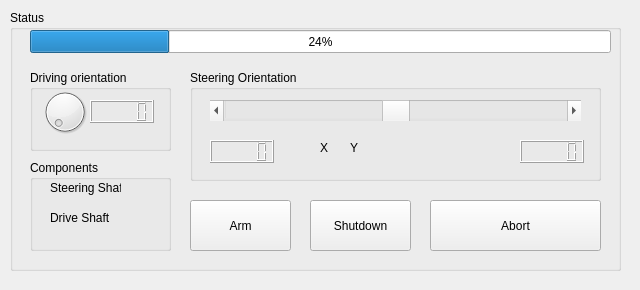
<?xml version="1.0" encoding="UTF-8"?>
<ui version="4.0">
 <class>ATVWindow</class>
 <widget class="QWidget" name="ATVWindow">
  <property name="geometry">
   <rect>
    <x>0</x>
    <y>0</y>
    <width>640</width>
    <height>290</height>
   </rect>
  </property>
  <property name="windowTitle">
   <string>ATV</string>
  </property>
  <widget class="QGroupBox" name="groupBox">
   <property name="geometry">
    <rect>
     <x>10</x>
     <y>10</y>
     <width>611</width>
     <height>261</height>
    </rect>
   </property>
   <property name="title">
    <string>Status</string>
   </property>
   <widget class="QProgressBar" name="progressBar">
    <property name="geometry">
     <rect>
      <x>20</x>
      <y>20</y>
      <width>581</width>
      <height>23</height>
     </rect>
    </property>
    <property name="value">
     <number>24</number>
    </property>
   </widget>
   <widget class="QGroupBox" name="groupBox_4">
    <property name="enabled">
     <bool>true</bool>
    </property>
    <property name="geometry">
     <rect>
      <x>180</x>
      <y>60</y>
      <width>411</width>
      <height>111</height>
     </rect>
    </property>
    <property name="title">
     <string>Steering Orientation</string>
    </property>
    <widget class="QScrollBar" name="horizontalScrollBar">
     <property name="geometry">
      <rect>
       <x>20</x>
       <y>30</y>
       <width>371</width>
       <height>21</height>
      </rect>
     </property>
     <property name="minimum">
      <number>-60</number>
     </property>
     <property name="maximum">
      <number>60</number>
     </property>
     <property name="tracking">
      <bool>true</bool>
     </property>
     <property name="orientation">
      <enum>Qt::Horizontal</enum>
     </property>
     <property name="invertedControls">
      <bool>true</bool>
     </property>
    </widget>
    <widget class="QLCDNumber" name="lcdNumber">
     <property name="geometry">
      <rect>
       <x>330</x>
       <y>70</y>
       <width>64</width>
       <height>23</height>
      </rect>
     </property>
    </widget>
    <widget class="QLCDNumber" name="lcdNumber_3">
     <property name="geometry">
      <rect>
       <x>20</x>
       <y>70</y>
       <width>64</width>
       <height>23</height>
      </rect>
     </property>
    </widget>
    <widget class="QLabel" name="label_3">
     <property name="geometry">
      <rect>
       <x>130</x>
       <y>70</y>
       <width>16</width>
       <height>16</height>
      </rect>
     </property>
     <property name="text">
      <string>X</string>
     </property>
    </widget>
    <widget class="QLabel" name="label_4">
     <property name="geometry">
      <rect>
       <x>160</x>
       <y>70</y>
       <width>16</width>
       <height>16</height>
      </rect>
     </property>
     <property name="text">
      <string>Y</string>
     </property>
    </widget>
   </widget>
   <widget class="QGroupBox" name="groupBox_3">
    <property name="geometry">
     <rect>
      <x>20</x>
      <y>60</y>
      <width>141</width>
      <height>81</height>
     </rect>
    </property>
    <property name="title">
     <string>Driving orientation</string>
    </property>
    <widget class="QDial" name="dial">
     <property name="geometry">
      <rect>
       <x>10</x>
       <y>10</y>
       <width>50</width>
       <height>64</height>
      </rect>
     </property>
    </widget>
    <widget class="QLCDNumber" name="lcdNumber_2">
     <property name="geometry">
      <rect>
       <x>60</x>
       <y>30</y>
       <width>64</width>
       <height>23</height>
      </rect>
     </property>
    </widget>
   </widget>
   <widget class="QGroupBox" name="groupBox_2">
    <property name="geometry">
     <rect>
      <x>20</x>
      <y>150</y>
      <width>141</width>
      <height>91</height>
     </rect>
    </property>
    <property name="title">
     <string>Components</string>
    </property>
    <widget class="QLabel" name="label_2">
     <property name="geometry">
      <rect>
       <x>20</x>
       <y>20</y>
       <width>71</width>
       <height>16</height>
      </rect>
     </property>
     <property name="text">
      <string>Steering Shaft</string>
     </property>
    </widget>
    <widget class="QLabel" name="label">
     <property name="geometry">
      <rect>
       <x>20</x>
       <y>50</y>
       <width>61</width>
       <height>16</height>
      </rect>
     </property>
     <property name="text">
      <string>Drive Shaft</string>
     </property>
    </widget>
   </widget>
   <widget class="QPushButton" name="pushButton_3">
    <property name="geometry">
     <rect>
      <x>300</x>
      <y>190</y>
      <width>101</width>
      <height>51</height>
     </rect>
    </property>
    <property name="text">
     <string>Shutdown</string>
    </property>
   </widget>
   <widget class="QPushButton" name="pushButton_2">
    <property name="geometry">
     <rect>
      <x>420</x>
      <y>190</y>
      <width>171</width>
      <height>51</height>
     </rect>
    </property>
    <property name="text">
     <string>Abort</string>
    </property>
   </widget>
   <widget class="QPushButton" name="pushButton">
    <property name="geometry">
     <rect>
      <x>180</x>
      <y>190</y>
      <width>101</width>
      <height>51</height>
     </rect>
    </property>
    <property name="text">
     <string>Arm</string>
    </property>
   </widget>
  </widget>
 </widget>
 <resources/>
 <connections/>
</ui>
